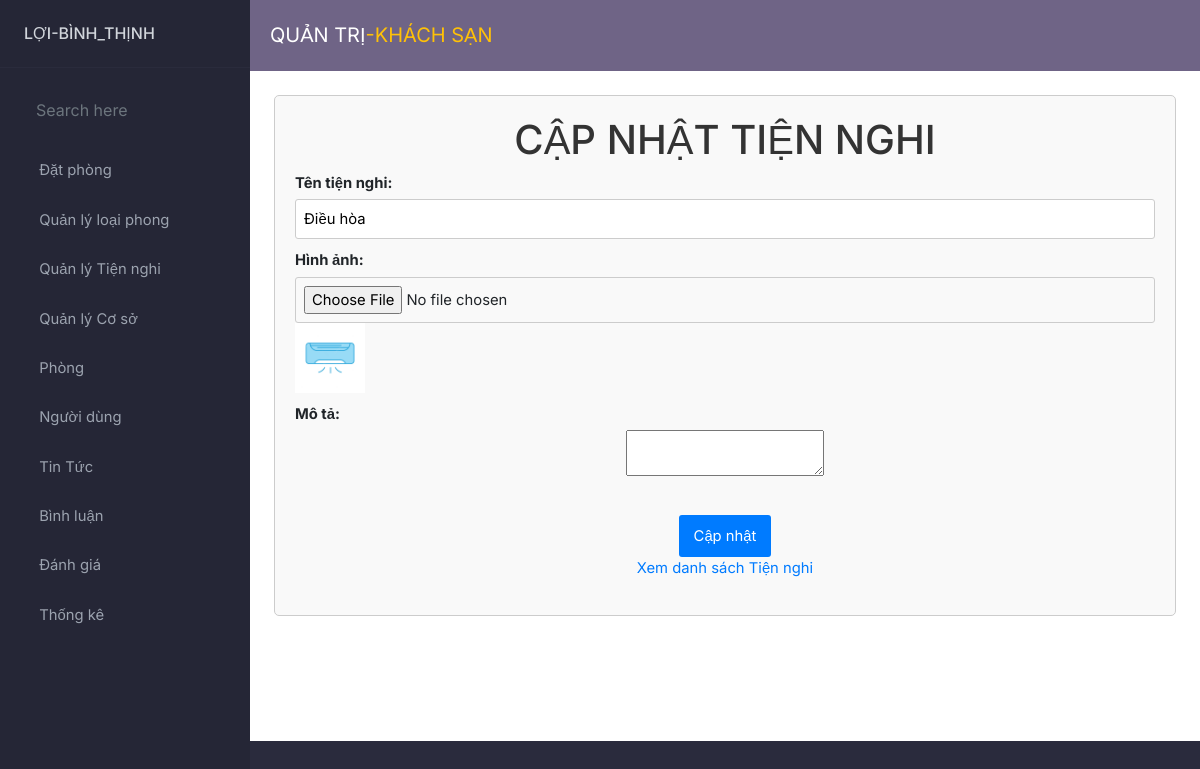
Screenshot of /admin/index.php?act=sua_tiennghi&id=4 with the database file from the repository.
### tables this page shows
CREATE TABLE `tien_nghi` (
  `id` int(11) NOT NULL,
  `ten_tiennghi` varchar(255) DEFAULT NULL,
  `hinh` varchar(255) DEFAULT NULL,
  `mo_ta` text DEFAULT NULL
);

### model/pdo.php (called while the page is built, shortened)
<?php
function pdo_get_connection()
{
    $dburl = "mysql:host=localhost;dbname=du_an_1;charset=utf8";
    $username = 'root';
    $password = '';
    $conn = new PDO($dburl, $username, $password);
    $conn->setAttribute(PDO::ATTR_ERRMODE, PDO::ERRMODE_EXCEPTION);
    return $conn;
}
function pdo_query_one($sql)
{
    $sql_args = array_slice(func_get_args(), 1);
    try {
        $conn = pdo_get_connection();
        $stmt = $conn->prepare($sql);
        $stmt->execute($sql_args);
        $row = $stmt->fetch(PDO::FETCH_ASSOC);
        return $row;
    } catch (PDOException $e) {
        throw $e;
    } finally {
        unset($conn);
    }
}

### model/tiennghi.php (called while the page is built, shortened)
<?php
function sua_tiennghi($id)
{
    $sql = "SELECT * FROM tien_nghi WHERE id='$id'";
    $result = pdo_query_one($sql);
    return $result;
}

### admin/tiennghi/capnhat.php (the view, shortened to what this page needs)
<?php
if (is_array($result)) {
    extract($result);
    if (is_file("../upload/" . $hinh)) {
        $hinhxuat = "<img src='../upload/" . $hinh . "' width='70'>";
    } else {
        $hinh = "no photo";
    }
}
?>
<main class="admin__main1">
    <div class="form-container">
        <h1 class="form-title">CẬP NHẬT TIỆN NGHI</h1>
        <form action="index.php?act=capnhattiennghi" method="POST" enctype="multipart/form-data" class="add-loai-hang-form">
            <div class="form-group">
                <label for="tenlh_bottom" class="formlabel">Tên tiện nghi:</label>
                <input type="text" id="tenlh_bottom" name="ten_tiennghi" class="forminput" value="<?php if (isset($ten_tiennghi) && ($ten_tiennghi != '')) echo $ten_tiennghi; ?>" required>
            </div>
            <div class="form-group">
                <label for="tenlh_bottom" class="formlabel">Hình ảnh:</label>
                <input type="file" id="tenlh_bottom" name="hinh" class="forminput">
                <label class="formlabel"><?php echo $hinhxuat; ?></label>
            </div>
            <div class="form-group">
                <label for="tenlh_bottom" class="formlabel">Mô tả:</label>
                <textarea id="editor" name="mota" class="form-input"><?php if (isset($mo_ta) && ($mo_ta != '')) echo $mo_ta; ?></textarea>
            </div>
            <br>
            <input type="submit" name="capnhattiennghi" class="form-button" value="Cập nhật">
        </form>
        <p><a href="index.php?act=danhs_tiennghi" class="form-link">Xem danh sách Tiện nghi</a></p>
    </div>
</main>

### admin/css/style.css (style rules this page uses)
:root { --dk-gray-100: #F3F4F6; --dk-gray-200: #E5E7EB; --dk-gray-300: #D1D5DB; --dk-gray-400: #9CA3AF; --dk-gray-500: #6B7280; --dk-gray-600: #4B5563; --dk-gray-700: #374151; --dk-gray-800: #1F2937; --dk-gray-900: #111827; --dk-dark-bg: #313348; --dk-darker-bg: #2a2b3d; --navbar-bg-color: #6f6486; --sidebar-bg-color: #252636; --sidebar-width: 250px; }
* { margin: 0; padding: 0; box-sizing: border-box; }
body { font-family: 'Inter', sans-serif; background-color: var(--dk-darker-bg); font-size: .925rem; }

### admin/css/from.css (style rules this page uses)
.admin__main1 { text-align: center; }
.form-container { max-width: 1000px; margin: 0 auto; padding: 20px; border: 1px solid #ccc; border-radius: 5px; background-color: #f9f9f9; }
.form-title { color: #333; }
.form-group { margin-bottom: 10px; }
.formlabel { text-align: left; font-weight: bold; display: block; margin-bottom: 5px; }
.forminput { width: 100%; padding: 8px; border: 1px solid #ccc; border-radius: 3px; }
.form-button { background-color: #007bff; color: #fff; padding: 10px 15px; border: none; border-radius: 3px; cursor: pointer; }
.form-link { text-decoration: none; color: #007bff; }
.formlabel { font-weight: bold; margin-bottom: 5px; }

### rows the page displays
tien_nghi: ten_tiennghi "Điều hòa", hinh (picture)
